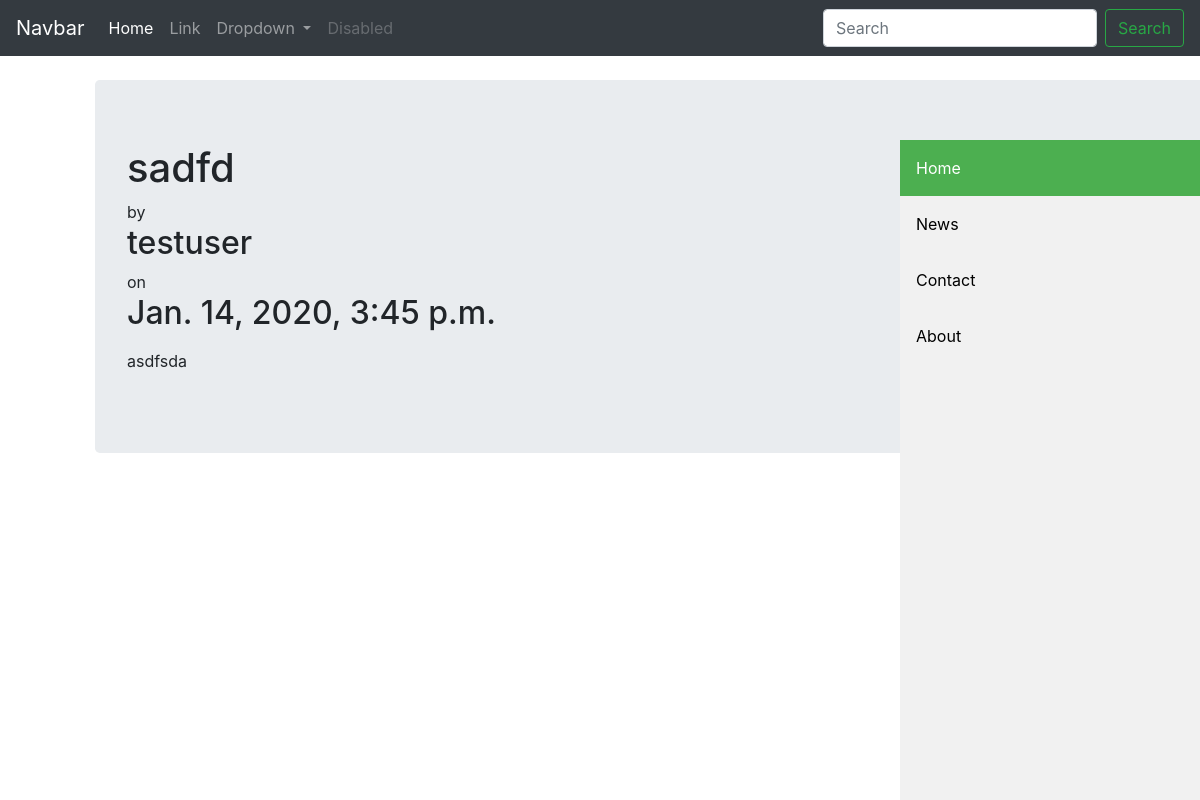
Page /posts/49-sadfd2020-01-14-15-45-38-261366-00-00/ on the committed database.
### posts/models.py (models this page shows, shortened)
class Post(models.Model):
	STATUS_CHOICES = (('draft', 'Draft'), ('published', 'Published'),)
	title = models.CharField(max_length=250)
	slug = models.SlugField(max_length=250, unique=True)
	author = models.ForeignKey(User, on_delete=models.CASCADE, related_name='posts')
	body = models.TextField()
	publish = models.DateTimeField(default=timezone.now)
	created = models.DateTimeField(auto_now_add=True)
	updated = models.DateTimeField(auto_now=True)
	status = models.CharField(max_length=10, choices=STATUS_CHOICES, default='draft')
	objects = models.Manager()
	published = PublishedManager()
	drafts = DraftManager()
	topics = TaggableManager()
	class Meta:
		ordering = ('-publish',)

### posts/views.py (the view)
# urls.py: path('<int:pk>-<slug:slug>/', views.post_detail, name='post_detail'),
def post_detail(request, pk, slug):
	post = get_object_or_404(Post, pk=pk)
	return render(request, 'posts/post_detail.html', {'post':post})

### posts/templatetags/posts_tags.py (called while the page is built)
@register.filter(name='markdown')
def markdown_format(text):
	return mark_safe(markdown.markdown(text))

### templates/posts/post_detail.html (shortened to what this page needs)
{%extends 'base.html'%}
{%load posts_tags%}
{%block content%}
<h1>{{post.title}}</h1>
by <h2> {{post.author}} </h2> on <h2> {{post.publish}} </h2>
<p>
	{{post.body|markdown}}
</p>
{%endblock%}

### rows in the picture
Post: title "sadfd", author "testuser", publish "Jan. 14, 2020, 3:45 p.m.", body "asdfsda"
